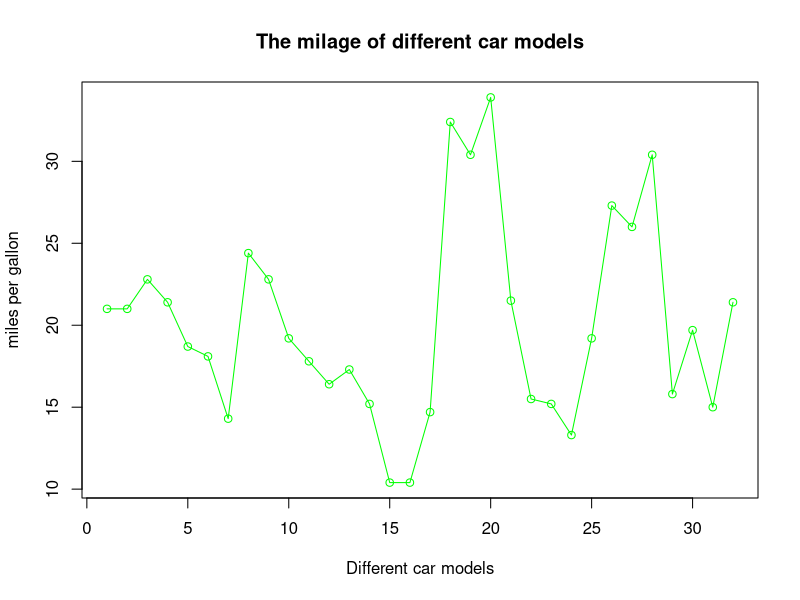

This figure's R source:
plot(mtcars$mpg,
     xlab = "Different car models",
     ylab = "miles per gallon",
     main = "The milage of different car models",
     type = "o",
     col="green")